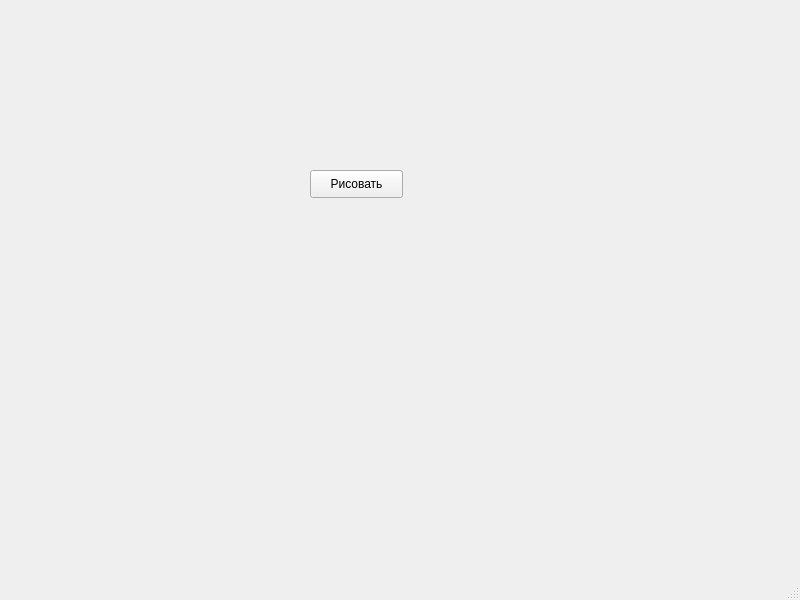
<?xml version="1.0" encoding="UTF-8"?>
<ui version="4.0">
 <class>MainWindow</class>
 <widget class="QMainWindow" name="MainWindow">
  <property name="geometry">
   <rect>
    <x>0</x>
    <y>0</y>
    <width>800</width>
    <height>600</height>
   </rect>
  </property>
  <property name="windowTitle">
   <string>MainWindow</string>
  </property>
  <widget class="QWidget" name="centralwidget">
   <widget class="QPushButton" name="pushButton">
    <property name="geometry">
     <rect>
      <x>310</x>
      <y>170</y>
      <width>93</width>
      <height>28</height>
     </rect>
    </property>
    <property name="text">
     <string>Рисовать</string>
    </property>
   </widget>
  </widget>
  <widget class="QMenuBar" name="menubar">
   <property name="geometry">
    <rect>
     <x>0</x>
     <y>0</y>
     <width>800</width>
     <height>25</height>
    </rect>
   </property>
  </widget>
  <widget class="QStatusBar" name="statusbar"/>
 </widget>
 <resources/>
 <connections/>
</ui>
